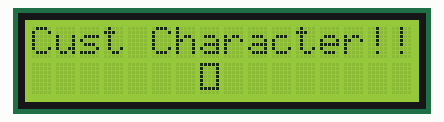
Simulated run of this sketch. Board: Arduino Uno, built with avr-gcc and run on an emulated ATmega328P. On the bench: 16×2 character LCD. Random numbers use the default seed unless the sketch sets one.

Above: at 0.1 s.
At 3.1 s:
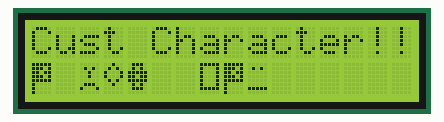
At 8.6 s:
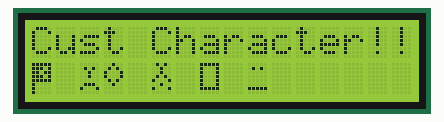
At 12.1 s:
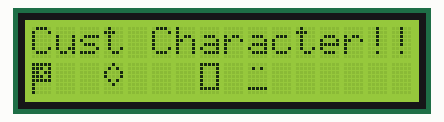
At 18.2 s:
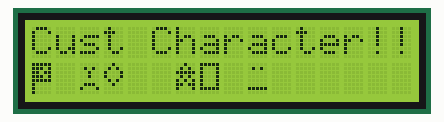
At 33.7 s:
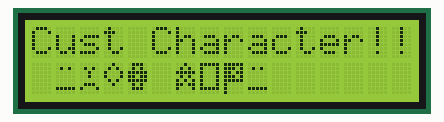

The sketch:

lcd_char.ino
```cpp
#include<LiquidCrystal.h>
#include <Wire.h>
LiquidCrystal lcd(13 ,12, 11, 10, 9, 8); //16x2 lcd arduino interface pins

//Custom characters byte arrays
byte customchar[8]={B00000,B01010,B00000,B00000,B00000,B00000,B11111,};
byte a[8]={B00000,B01010,B00100,B00100,B00000,B01110,B10001,};
byte s[8]={B00100,B01010,B10001,B10001,B01010,B00100,};
byte s1[8]={B01110,B01010,B11111,B11011,B11111,B01010,B01110,};
byte s2[8]={B01010,B00100,B00100,B01010,B10001,B00100,B10001,};
byte s3[8]={B00100,B01010,B11111,B01010,B10101,B11011,B10001,};
byte s4[8]={0x1F,0x11,0x11,0x11,0x11,0x11,0x1F,};
byte s5[8]={B11111,B11101,B11011,B11101,B11111,B10000,B10000,B10000,};
//Custom characters byte arrays

void setup()
{Wire.begin();
  lcd.init();  //Initialize 16x2 lcd
lcd.clear();       //Clear lcd display screen

lcd.createChar(1 , customchar);   //Creating custom characters in CG-RAM
lcd.createChar(2 , a);
lcd.createChar(3 , s);
lcd.createChar(4 , s1);
lcd.createChar(5 , s2);
lcd.createChar(6 , s3);
lcd.createChar(7 , s4);
lcd.createChar(8 , s5); //Creating custom characters in CG-RAM
}
void loop()
{
  int rand,i;
  lcd.setCursor(0 ,0);            //Place lcd cursor on first row and first coulomb of 16x2 lcd
  lcd.print("Cust Character!!");  //Display this test on first row on 16x2 lcd
  lcd.setCursor(0 ,1);            //Place lcd cursor on second row of 16x2 lcd first coulomb

  for(rand=0;rand<10;rand++){     //For loop will display custom characters one by one
    i=random(10);
    lcd.setCursor(i ,1);
    lcd.write(i);                 //-->>>PRINTING/DISPLAYING CUSTOM CHARACTERS
    delay(500);
  }
  lcd.clear();                      //Clear lcd and start again
}
```

Measured:
- what the display in image 1 shows lasts 2.0 s, from 3.1 s to 5.1 s
- what the display in image 2 shows lasts 1.5 s, from 8.6 s to 10.1 s
